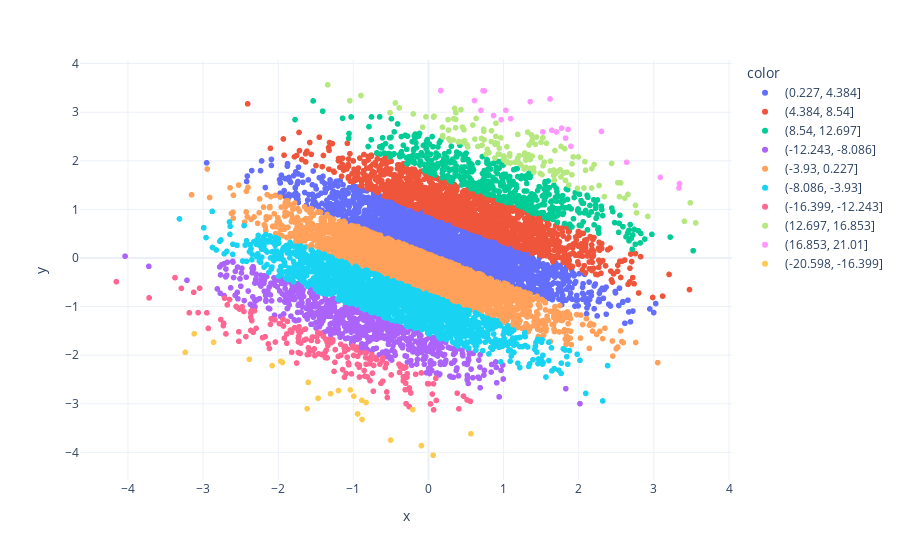

Source (notebook cell):
### Code cell
px.scatter(x=X, y=Y, color= pd.cut(Z,10), template="plotly_white")

### Figure 1 — Plotly figure (JSON) as saved in the notebook; plotly's stock layout.template omitted (floating-point values rounded to 4 significant figures; data arrays with more than 128 entries replaced by an {"elided": "..."} marker saying what was removed)
{"data": [{"hovertemplate": "color=(0.227, 4.384]<br>x=%{x}<br>y=%{y}<extra></extra>", "legendgroup": "(0.227, 4.384]", "marker": {"color": "#636efa", "symbol": "circle"}, "mode": "markers", "name": "(0.227, 4.384]", "showlegend": true, "type": "scattergl", "x": {"elided": "2495 float values"}, "xaxis": "x", "y": {"elided": "2495 float values"}, "yaxis": "y"}, {"hovertemplate": "color=(4.384, 8.54]<br>x=%{x}<br>y=%{y}<extra></extra>", "legendgroup": "(4.384, 8.54]", "marker": {"color": "#EF553B", "symbol": "circle"}, "mode": "markers", "name": "(4.384, 8.54]", "showlegend": true, "type": "scattergl", "x": {"elided": "1469 float values"}, "xaxis": "x", "y": {"elided": "1469 float values"}, "yaxis": "y"}, {"hovertemplate": "color=(8.54, 12.697]<br>x=%{x}<br>y=%{y}<extra></extra>", "legendgroup": "(8.54, 12.697]", "marker": {"color": "#00cc96", "symbol": "circle"}, "mode": "markers", "name": "(8.54, 12.697]", "showlegend": true, "type": "scattergl", "x": {"elided": "516 float values"}, "xaxis": "x", "y": {"elided": "516 float values"}, "yaxis": "y"}, {"hovertemplate": "color=(-12.243, -8.086]<br>x=%{x}<br>y=%{y}<extra></extra>", "legendgroup": "(-12.243, -8.086]", "marker": {"color": "#ab63fa", "symbol": "circle"}, "mode": "markers", "name": "(-12.243, -8.086]", "showlegend": true, "type": "scattergl", "x": {"elided": "707 float values"}, "xaxis": "x", "y": {"elided": "707 float values"}, "yaxis": "y"}, {"hovertemplate": "color=(-3.93, 0.227]<br>x=%{x}<br>y=%{y}<extra></extra>", "legendgroup": "(-3.93, 0.227]", "marker": {"color": "#FFA15A", "symbol": "circle"}, "mode": "markers", "name": "(-3.93, 0.227]", "showlegend": true, "type": "scattergl", "x": {"elided": "2707 float values"}, "xaxis": "x", "y": {"elided": "2707 float values"}, "yaxis": "y"}, {"hovertemplate": "color=(-8.086, -3.93]<br>x=%{x}<br>y=%{y}<extra></extra>", "legendgroup": "(-8.086, -3.93]", "marker": {"color": "#19d3f3", "symbol": "circle"}, "mode": "markers", "name": "(-8.086, -3.93]", "showlegend": true, "type": "scattergl", "x": {"elided": "1728 float values"}, "xaxis": "x", "y": {"elided": "1728 float values"}, "yaxis": "y"}, {"hovertemplate": "color=(-16.399, -12.243]<br>x=%{x}<br>y=%{y}<extra></extra>", "legendgroup": "(-16.399, -12.243]", "marker": {"color": "#FF6692", "symbol": "circle"}, "mode": "markers", "name": "(-16.399, -12.243]", "showlegend": true, "type": "scattergl", "x": {"elided": "190 float values"}, "xaxis": "x", "y": {"elided": "190 float values"}, "yaxis": "y"}, {"hovertemplate": "color=(12.697, 16.853]<br>x=%{x}<br>y=%{y}<extra></extra>", "legendgroup": "(12.697, 16.853]", "marker": {"color": "#B6E880", "symbol": "circle"}, "mode": "markers", "name": "(12.697, 16.853]", "showlegend": true, "type": "scattergl", "x": {"elided": "142 float values"}, "xaxis": "x", "y": {"elided": "142 float values"}, "yaxis": "y"}, {"hovertemplate": "color=(16.853, 21.01]<br>x=%{x}<br>y=%{y}<extra></extra>", "legendgroup": "(16.853, 21.01]", "marker": {"color": "#FF97FF", "symbol": "circle"}, "mode": "markers", "name": "(16.853, 21.01]", "showlegend": true, "type": "scattergl", "x": [1.704, 1.522, 3.085, 0.7264, 0.8662, 3.334, 1.618, 1.773, 0.9675, 1.895, 1.826, 1.857, 1.641, 0.6989, 3.341, 0.6123, 2.302, 1.031, 2.637, 0.7444, 1.093, 0.163, 1.354], "xaxis": "x", "y": [2.593, 2.594, 1.659, 3.444, 2.931, 1.441, 3.272, 2.673, 2.846, 2.297, 2.467, 2.645, 2.627, 3.038, 1.532, 3.24, 2.604, 3.039, 1.97, 3.438, 2.868, 3.446, 3.217], "yaxis": "y"}, {"hovertemplate": "color=(-20.598, -16.399]<br>x=%{x}<br>y=%{y}<extra></extra>", "legendgroup": "(-20.598, -16.399]", "marker": {"color": "#FECB52", "symbol": "circle"}, "mode": "markers", "name": "(-20.598, -16.399]", "showlegend": true, "type": "scattergl", "x": [-1.303, 0.06204, -1.601, -1.615, -0.8312, -2.861, -0.887, -0.9933, -1.469, -2.081, -1.041, -2.384, 0.5651, -3.238, -0.09408, -1.943, -0.9431, -1.966, -0.5036, -3.119, -0.2081, -1.198, -0.8844], "xaxis": "x", "y": [-2.794, -4.06, -2.561, -3.101, -2.974, -1.734, -2.928, -2.846, -2.886, -2.214, -2.715, -2.084, -3.618, -1.942, -3.862, -2.151, -3.21, -2.126, -3.748, -1.561, -3.119, -2.728, -3.324], "yaxis": "y"}], "layout": {"legend": {"title": {"text": "color"}, "tracegroupgap": 0}, "margin": {"t": 60}, "xaxis": {"anchor": "y", "domain": [0, 1], "title": {"text": "x"}}, "yaxis": {"anchor": "x", "domain": [0, 1], "title": {"text": "y"}}}}
